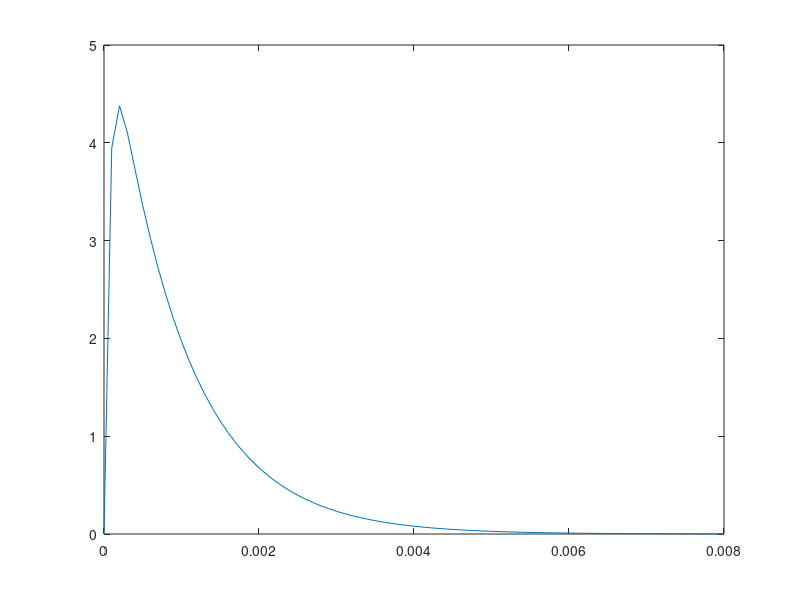

The MATLAB script that drew this image: (Note: this script raises an error after producing the figure.)
R = 5000; C = 0.2e-6; L = 0.3;
A = [0 1/C;-1/L -R/L]; B = [0;1/L]; C = [0 R]; D = 0;
timp = 0 : 0.0001 : 0.008;
U = 5 * ones(1, length(timp));
sistem = ss(A,B,C,D); [Y,T] = step(sistem, timp);
plot(T, 5*Y);
figure
LSIM(sistem, U, T);
